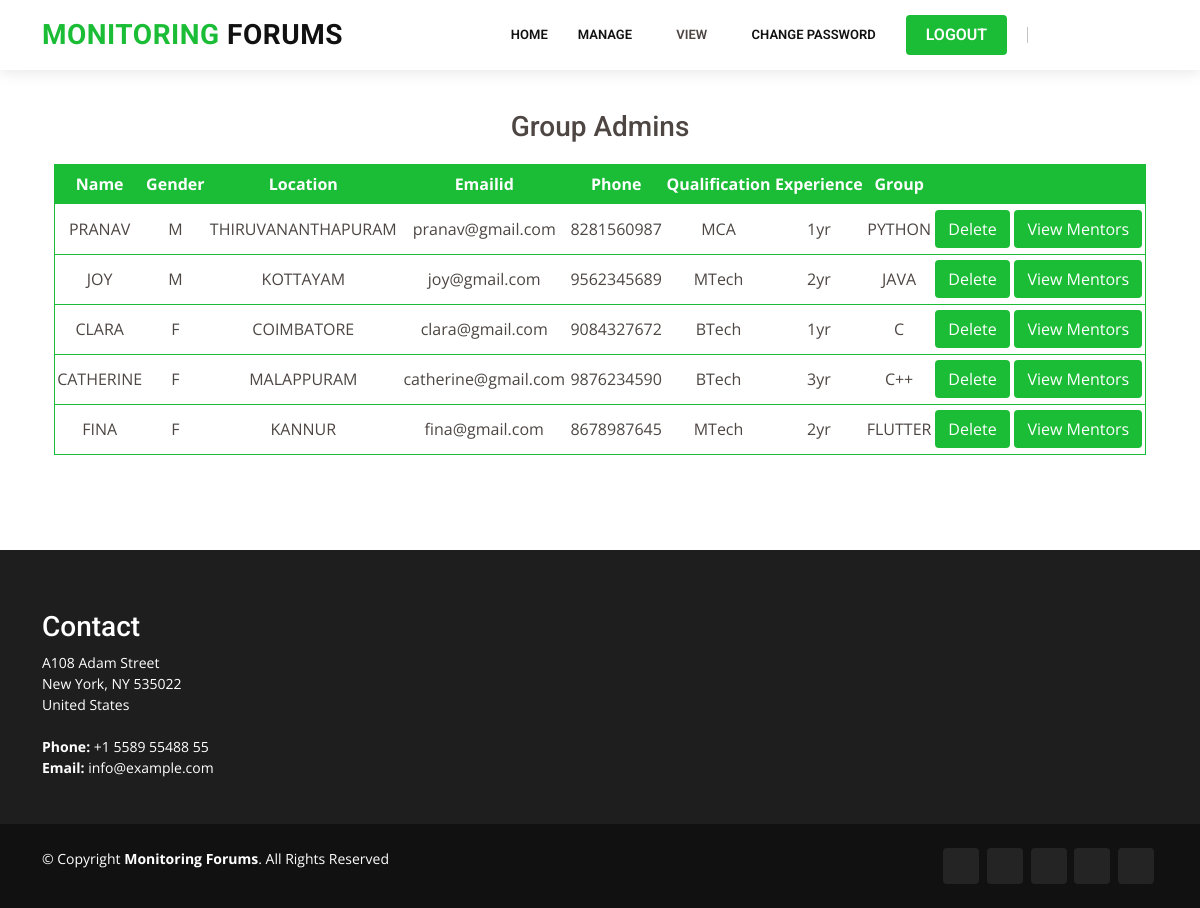
/viewgroupadmin/ (signed in), run on the app's committed database.
### SiteAdmin/models.py (models this page shows)
class groupadmins(models.Model):
    name=models.CharField(max_length=20)
    gender=models.CharField(max_length=20)
    location=models.CharField(max_length=20)
    mailid=models.CharField(max_length=20)
    phonenum=models.CharField(max_length=20)
    qualification=models.CharField(max_length=20)
    experience=models.CharField(max_length=20)
    username=models.CharField(max_length=20)
    password=models.CharField(max_length=20)
    group=models.CharField(max_length=20)

### SiteAdmin/views.py (the view)
# urls.py: url(r'^viewgroupadmin/', siteadmin_view.viewgroupadmin, name='viewgroupadmin'),
@never_cache
def viewgroupadmin(request):
    if 'id' not in request.session:
        return redirect('index')
    ob=groupadmins.objects.all()
    return render(request,"admin/viewgroupadmin.html",{'data':ob})

### Templates/admin/viewgroupadmin.html
{% extends 'admin/base.html' %}
{% block content %}
<section style="margin-top:50px;min-height: 500px;">
    <div class="container">
        <div class="text-center"><h3>Group Admins</h3></div>
        <div class="row" style="margin:0 auto;width:100%;margin-top:20px;">
            {% if data %}
                <div>
                <table style="border:1px solid #1bbd36;width:100%">
                    <thead style="color: white;background: #1bbd36;text-align: center;height: 40px;">
                        <tr>
                            <th>Name</th>
                            <th>Gender</th>
                            <th>Location</th>
                            <th>Emailid</th>
                            <th>Phone</th>
                            <th>Qualification</th>
                            <th>Experience</th>
                            <th>Group</th>
                            <th></th>
                            <th></th>
                        </tr>
                    </thead>
                    <tbody style="text-align: center;">
                        {% for v in data %}
                        <tr style="border-bottom:1px solid #1bbd36;height:50px">
                            <td>{{v.name}}</td>
                            <td>{{v.gender}}</td>
                            <td>{{v.location}}</td>
                            <td>{{v.mailid}}</td>
                            <td>{{v.phonenum}}</td>
                            <td>{{v.qualification}}</td>
                            <td>{{v.experience}}</td>
                            <td>{{v.group}}</td>
                            <td>
                                <a href="{% url 'deletegroupadmins' v.id %}" class="btn" style="background: #1bbd36;color: white;">Delete</a>
                            </td>
                            <td>
                                <a href="{% url 'viewmentorsADMIN' v.id %}" class="btn" style="background: #1bbd36;color: white;">View Mentors</a>
                            </td>
                        </tr>
                        {% endfor %}
                    </tbody>
                </table>
            </div>
            {% else %}
                <div class="text-center">List is empty</div>
            {% endif %}
        </div>
    </div>
</section>
{% endblock %}

### static/Company/assets/css/style.css (style rules this page uses)
body { font-family: "Open Sans", sans-serif; color: #4d4643; }
a { color: #1bbd36; text-decoration: none; }
h1, h2, h3, h4, h5, h6 { font-family: "Roboto", sans-serif; }
section { padding: 60px 0; overflow: hidden; }

### data on the page
groupadmins: name "PRANAV", gender "M", location "THIRUVANANTHAPURAM", mailid "pranav@gmail.com", phonenum "8281560987", qualification "MCA", experience "1yr", group "PYTHON"
groupadmins: name "JOY", gender "M", location "KOTTAYAM", mailid "joy@gmail.com", phonenum "9562345689", qualification "MTech", experience "2yr", group "JAVA"
groupadmins: name "CLARA", gender "F", location "COIMBATORE", mailid "clara@gmail.com", phonenum "9084327672", qualification "BTech", experience "1yr", group "C"
groupadmins: name "CATHERINE", gender "F", location "MALAPPURAM", mailid "catherine@gmail.com", phonenum "9876234590", qualification "BTech", experience "3yr", group "C++"
groupadmins: name "FINA", gender "F", location "KANNUR", mailid "fina@gmail.com", phonenum "8678987645", qualification "MTech", experience "2yr", group "FLUTTER"
